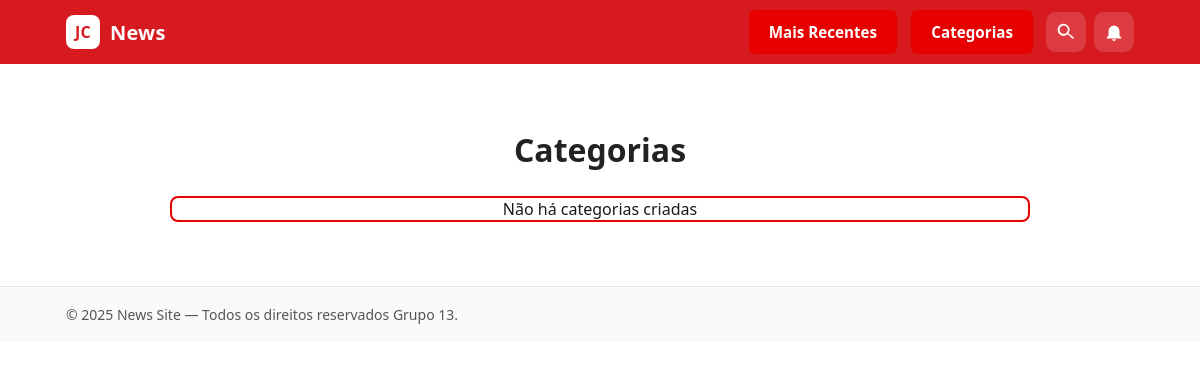
The app's page /categorias/, older data.
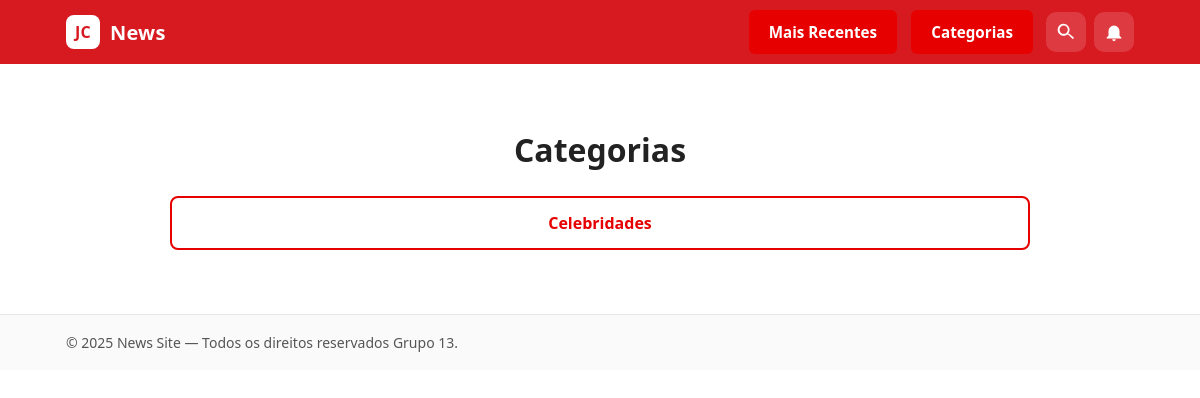
The same page, newer data.
### app1/models.py (models this page shows)
class Categoria(models.Model):
	nome = models.CharField(max_length=100, unique=True)
	def __str__(self):
		return self.nome

### app1/views.py (the view)
# urls.py: path("categorias/",visualizar_categorias, name = 'categorias' ),
def visualizar_categorias(requests):
    categorias = Categoria.objects.order_by('nome')
    context = {'categorias': categorias}
    return render(requests, 'app1/categorias.html', context)

### app1/templates/app1/categorias.html
{% extends "app1/base.html" %}
{% load static %}
{% block content %}
<link rel="stylesheet" href="{% static 'app1/css/categorias.css' %}">
<div class="categorias-container">
    <h1>Categorias</h1>
    <ul class="categorias-list">
        {% for categoria in categorias %}
            <li>
                <a href="{% url 'app1:categoria_filtro' categoria.pk %}">{{ categoria }}</a>
            </li>
        {% empty %}
            <li>Não há categorias criadas</li>
        {% endfor %}
    </ul>
</div>
{% endblock content %}

Row changes from the older to the newer data that the page shows:
added Categoria: nome "Celebridades"
Text that changed along with them:
text no longer shown: "Não há categorias criadas"
